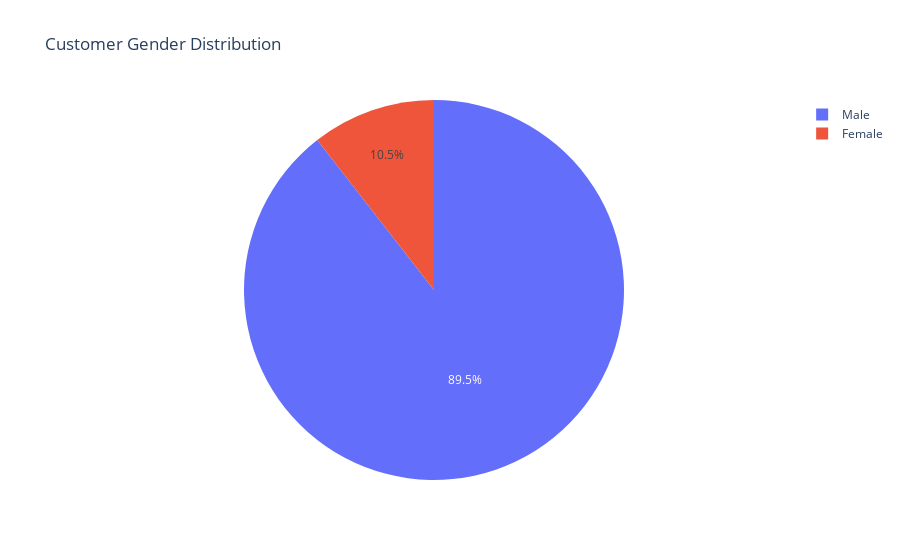

The code cell stored with this chart in its notebook:
### Code cell
# Gender distribution
fig = px.pie(merged_df, names='Gender', title='Customer Gender Distribution')
fig.show()

### Figure 1 — Plotly figure (JSON) as saved in the notebook; plotly's stock layout.template omitted (floating-point values rounded to 4 significant figures; data arrays with more than 128 entries replaced by an {"elided": "..."} marker saying what was removed)
{"data": [{"domain": {"x": [0, 1], "y": [0, 1]}, "hovertemplate": "Gender=%{label}<extra></extra>", "labels": {"elided": "3294 str values"}, "legendgroup": "", "name": "", "showlegend": true, "type": "pie"}], "layout": {"legend": {"tracegroupgap": 0}, "title": {"text": "Customer Gender Distribution"}}}
